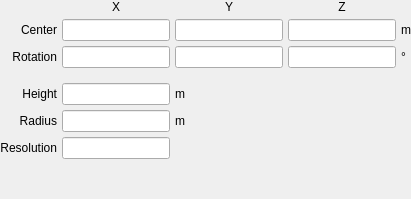
         <widget class="QWidget" name="cylinder">
          <layout class="QGridLayout" name="gridLayout_4">
           <property name="leftMargin">
            <number>0</number>
           </property>
           <property name="topMargin">
            <number>0</number>
           </property>
           <property name="rightMargin">
            <number>0</number>
           </property>
           <property name="bottomMargin">
            <number>0</number>
           </property>
           <property name="spacing">
            <number>5</number>
           </property>
           <item row="8" column="1">
            <spacer name="verticalSpacer_5">
             <property name="orientation">
              <enum>Qt::Vertical</enum>
             </property>
             <property name="sizeHint" stdset="0">
              <size>
               <width>20</width>
               <height>40</height>
              </size>
             </property>
            </spacer>
           </item>
           <item row="2" column="2">
            <widget class="LineEdit" name="lineedit_cylinder_rotationy"/>
           </item>
           <item row="1" column="3">
            <widget class="LineEdit" name="lineedit_cylinder_centerz"/>
           </item>
           <item row="2" column="0">
            <widget class="QLabel" name="label_56">
             <property name="text">
              <string>Rotation</string>
             </property>
             <property name="alignment">
              <set>Qt::AlignRight|Qt::AlignTrailing|Qt::AlignVCenter</set>
             </property>
            </widget>
           </item>
           <item row="4" column="0">
            <widget class="QLabel" name="label_14">
             <property name="text">
              <string>Height</string>
             </property>
             <property name="alignment">
              <set>Qt::AlignRight|Qt::AlignTrailing|Qt::AlignVCenter</set>
             </property>
            </widget>
           </item>
           <item row="5" column="1">
            <widget class="LineEdit" name="lineedit_cylinder_radius"/>
           </item>
           <item row="2" column="4">
            <widget class="QLabel" name="label_197">
             <property name="text">
              <string>°</string>
             </property>
            </widget>
           </item>
           <item row="2" column="1">
            <widget class="LineEdit" name="lineedit_cylinder_rotationx"/>
           </item>
           <item row="5" column="0">
            <widget class="QLabel" name="label_15">
             <property name="text">
              <string>Radius</string>
             </property>
             <property name="alignment">
              <set>Qt::AlignRight|Qt::AlignTrailing|Qt::AlignVCenter</set>
             </property>
            </widget>
           </item>
           <item row="4" column="2">
            <widget class="QLabel" name="label_198">
             <property name="text">
              <string>m</string>
             </property>
            </widget>
           </item>
           <item row="5" column="2">
            <widget class="QLabel" name="label_199">
             <property name="text">
              <string>m</string>
             </property>
            </widget>
           </item>
           <item row="6" column="1">
            <widget class="LineEdit" name="lineedit_cylinder_resolution"/>
           </item>
           <item row="2" column="3">
            <widget class="LineEdit" name="lineedit_cylinder_rotationz"/>
           </item>
           <item row="1" column="2">
            <widget class="LineEdit" name="lineedit_cylinder_centery"/>
           </item>
           <item row="1" column="0">
            <widget class="QLabel" name="label_13">
             <property name="text">
              <string>Center</string>
             </property>
             <property name="alignment">
              <set>Qt::AlignRight|Qt::AlignTrailing|Qt::AlignVCenter</set>
             </property>
            </widget>
           </item>
           <item row="4" column="1">
            <widget class="LineEdit" name="lineedit_cylinder_height"/>
           </item>
           <item row="6" column="0">
            <widget class="QLabel" name="label_16">
             <property name="text">
              <string>Resolution</string>
             </property>
             <property name="alignment">
              <set>Qt::AlignRight|Qt::AlignTrailing|Qt::AlignVCenter</set>
             </property>
            </widget>
           </item>
           <item row="1" column="4">
            <widget class="QLabel" name="label_196">
             <property name="text">
              <string>m</string>
             </property>
            </widget>
           </item>
           <item row="1" column="1">
            <widget class="LineEdit" name="lineedit_cylinder_centerx"/>
           </item>
           <item row="3" column="1">
            <spacer name="verticalSpacer_44">
             <property name="orientation">
              <enum>Qt::Vertical</enum>
             </property>
             <property name="sizeType">
              <enum>QSizePolicy::Maximum</enum>
             </property>
             <property name="sizeHint" stdset="0">
              <size>
               <width>20</width>
               <height>10</height>
              </size>
             </property>
            </spacer>
           </item>
           <item row="0" column="1">
            <widget class="QLabel" name="label_207">
             <property name="text">
              <string>X</string>
             </property>
             <property name="alignment">
              <set>Qt::AlignCenter</set>
             </property>
            </widget>
           </item>
           <item row="0" column="2">
            <widget class="QLabel" name="label_208">
             <property name="text">
              <string>Y</string>
             </property>
             <property name="alignment">
              <set>Qt::AlignCenter</set>
             </property>
            </widget>
           </item>
           <item row="0" column="3">
            <widget class="QLabel" name="label_209">
             <property name="text">
              <string>Z</string>
             </property>
             <property name="alignment">
              <set>Qt::AlignCenter</set>
             </property>
            </widget>
           </item>
          </layout>
         </widget>
